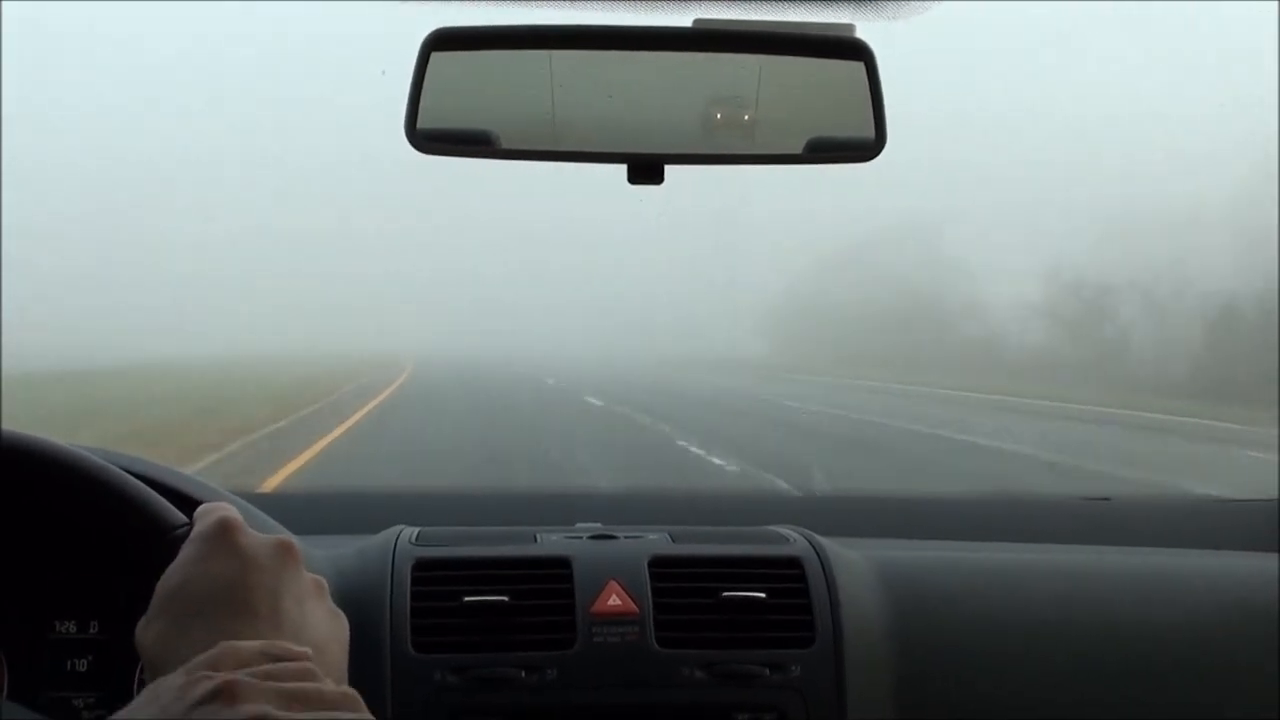
#> input picture frame 128 of Object Detectection/object_detection_video.mp4, 1280 x 720 px, given in place of the camera
$ python dehaze.py
#> lines starting #> are read from the running program, lines starting #| are printed output that depends on the picture
#> in main, frame is the input picture: shape (720, 1280, 3); mean B, G, R 130.2, 131.2, 122.2
import argparse
import time
from pathlib import Path

import cv2
import numpy as np


def clahe_enhance(frame, clip_limit=2.0, grid_size=(8, 8)):
    """CIMFR-style HSV + CLAHE enhancement."""
    hsv = cv2.cvtColor(frame, cv2.COLOR_BGR2HSV)
    h, s, v = cv2.split(hsv)

    clahe = cv2.createCLAHE(
        clipLimit=float(clip_limit),
        tileGridSize=tuple(grid_size)
    )
    v_enh = clahe.apply(v)

    enhanced = cv2.cvtColor(
        cv2.merge((h, s, v_enh)),
        cv2.COLOR_HSV2BGR
    )
    return enhanced


def simplest_color_balance(frame, percent=1.0):
    """Percentile color balancing, vectorized for real-time use."""
    if percent <= 0 or percent >= 100:
        return frame

    half = percent / 200.0
    output_channels = []

    for channel in cv2.split(frame):
        flat = np.sort(channel.reshape(-1))
        n = flat.size

        low_idx = max(0, int(n * half))
        high_idx = min(n - 1, int(n * (1.0 - half)))

        low = float(flat[low_idx])
        high = float(flat[high_idx])

        channel = np.clip(channel, low, high).astype(np.float32)
        channel = cv2.normalize(
            channel, None, 0, 255, cv2.NORM_MINMAX
        ).astype(np.uint8)

        output_channels.append(channel)

    return cv2.merge(output_channels)


def estimate_visibility_proxy(frame):
    """
    Image-only visibility proxy.
    This is NOT a calibrated physical visibility measurement in metres.
    Higher values generally indicate stronger visible local structure.
    """
    gray = cv2.cvtColor(frame, cv2.COLOR_BGR2GRAY)

    contrast = float(np.std(gray))
#> contrast = 77.63

    edges = cv2.Canny(gray, 80, 160)
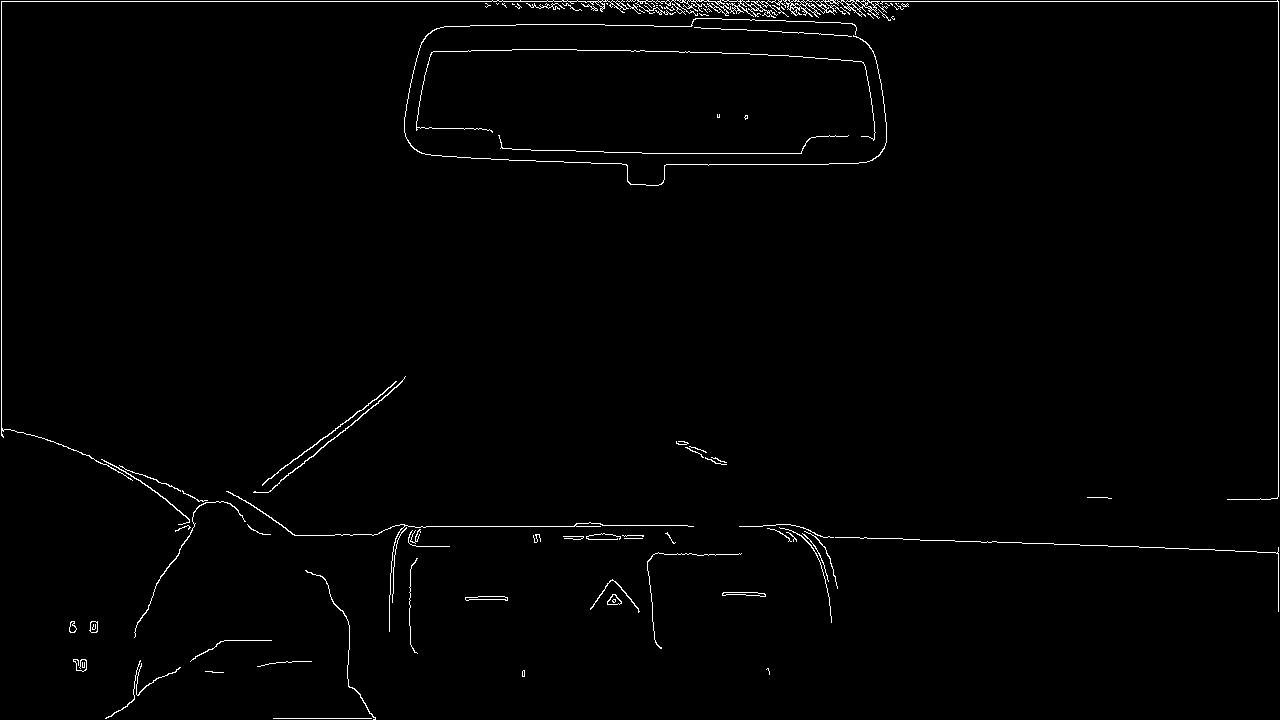
#> edges: shape (720, 1280); 1.2% white in thin lines or dots
    edge_density = float(np.mean(edges > 0))
#> edge_density = 0.0121

    score = 0.7 * contrast + 300.0 * edge_density
#> score = 57.97
    return score


def adaptive_enhance(frame):
    """
    Adaptive enhancement:
    - Always apply moderate CLAHE.
    - Apply stronger color balance when the image has low structure.
    """
    proxy = estimate_visibility_proxy(frame)
#> proxy = 57.97

    base = clahe_enhance(
        frame,
        clip_limit=2.0,
        grid_size=(8, 8)
    )
#> in clahe_enhance, `h, s, v = cv2.split(hsv)`:
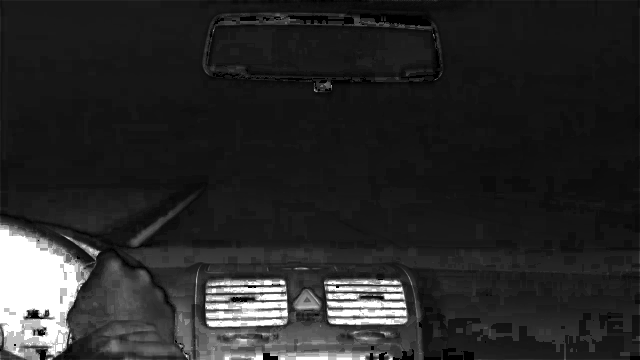
#> s: shape (720, 1280) (shown at 1/2 size); min 0, max 255, mean 40.4

    # Thresholds are prototype values, not mine-certified limits.
    if proxy < 65:
        base = clahe_enhance(
            base,
            clip_limit=3.0,
            grid_size=(8, 8)
        )
        base = simplest_color_balance(base, percent=1.0)
#> the loop in simplest_color_balance, `for channel in cv2.split(frame):` made 3 passes
#> (low, high) on passes 1 to 3: (6, 243), (0, 240), (2, 234)
#> pass 1, in simplest_color_balance, `channel = np.clip(channel, low, high).astype(np.float32)`:
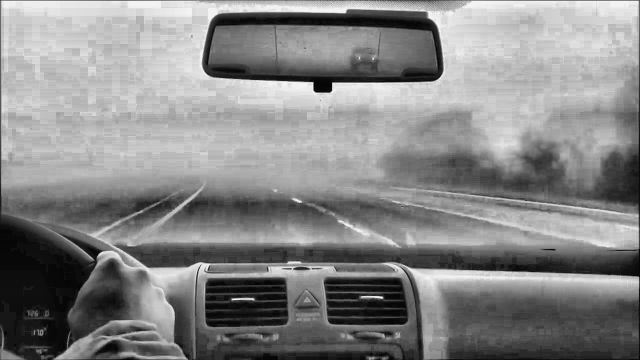
#> channel: shape (720, 1280) float32 (shown at 1/2 size); min 6, max 243, mean 134.2
#> after the loop in simplest_color_balance, `for channel in cv2.split(frame):`: output_channels = 3 items
    elif proxy < 90:
        base = simplest_color_balance(base, percent=0.7)

    return base, proxy


def open_source(source):
    try:
        return int(source)
    except ValueError:
        return source


def main():
    parser = argparse.ArgumentParser(
        description="NMDC HEMM Task 1 - Fog Dehazing/Enhancement"
    )
    parser.add_argument(
        "--source",
        default="0",
        help="0 for webcam, or path to a foggy video/image stream"
    )
    parser.add_argument(
        "--mode",
        choices=["clahe", "adaptive"],
        default="adaptive",
        help="enhancement mode"
    )
    parser.add_argument(
        "--output",
        default="outputs/enhanced_output.mp4",
        help="output video filename"
    )
    parser.add_argument(
        "--side-by-side",
        action="store_true",
        help="display original and enhanced frames together"
    )
    args = parser.parse_args()

    source = open_source(args.source)
    cap = cv2.VideoCapture(source)

    if not cap.isOpened():
        raise RuntimeError(f"Could not open source: {args.source}")

    Path(args.output).parent.mkdir(parents=True, exist_ok=True)

    fps_in = cap.get(cv2.CAP_PROP_FPS)
    if not fps_in or fps_in <= 1:
        fps_in = 25.0

    width = int(cap.get(cv2.CAP_PROP_FRAME_WIDTH))
    height = int(cap.get(cv2.CAP_PROP_FRAME_HEIGHT))

    writer_size = (width * 2, height) if args.side_by_side else (width, height)

    writer = cv2.VideoWriter(
        args.output,
        cv2.VideoWriter_fourcc(*"mp4v"),
        fps_in,
        writer_size
    )

    frame_count = 0
    t0 = time.perf_counter()

    while True:
        ok, frame = cap.read()
        if not ok:
            break

        if args.mode == "clahe":
            enhanced = clahe_enhance(frame)
            proxy = estimate_visibility_proxy(frame)
        else:
            enhanced, proxy = adaptive_enhance(frame)
#> proxy = 57.97

        elapsed = time.perf_counter() - t0
        fps_proc = (frame_count + 1) / elapsed if elapsed > 0 else 0.0

        display_enhanced = enhanced.copy()
        cv2.putText(
            display_enhanced,
            f"Mode: {args.mode}",
            (20, 30),
            cv2.FONT_HERSHEY_SIMPLEX,
            0.7,
            (0, 255, 0),
            2
        )
        cv2.putText(
            display_enhanced,
            f"Proxy visibility: {proxy:.1f}",
            (20, 60),
            cv2.FONT_HERSHEY_SIMPLEX,
            0.65,
            (0, 255, 255),
            2
        )
        cv2.putText(
            display_enhanced,
            f"Processing FPS: {fps_proc:.1f}",
            (20, 90),
            cv2.FONT_HERSHEY_SIMPLEX,
            0.65,
            (255, 255, 255),
            2
        )
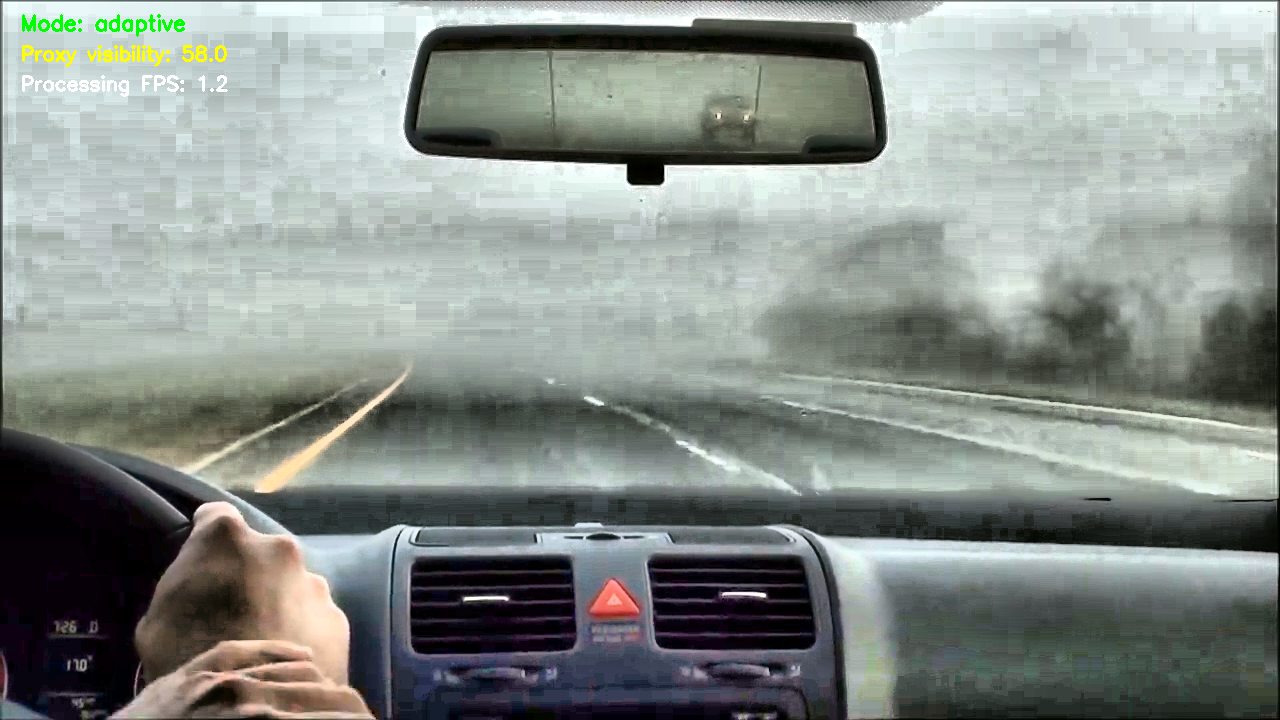
#> display_enhanced: shape (720, 1280, 3); mean B, G, R 136.9, 141.7, 134.6

        if args.side_by_side:
            display_original = frame.copy()
            cv2.putText(
                display_original,
                "Original",
                (20, 30),
                cv2.FONT_HERSHEY_SIMPLEX,
                0.7,
                (0, 0, 255),
                2
            )
            view = np.hstack((display_original, display_enhanced))
        else:
            view = display_enhanced

        writer.write(view)
        cv2.imshow("NMDC HEMM - Fog Enhancement", view)

        key = cv2.waitKey(1) & 0xFF
#> (key q is pressed here)
        if key in (27, ord("q")):
            break

        frame_count += 1

    cap.release()
    writer.release()
    cv2.destroyAllWindows()

    print(f"Saved enhanced video to: {args.output}")
    print(f"Processed frames: {frame_count}")


if __name__ == "__main__":
    main()

$ run again, starting later in the video
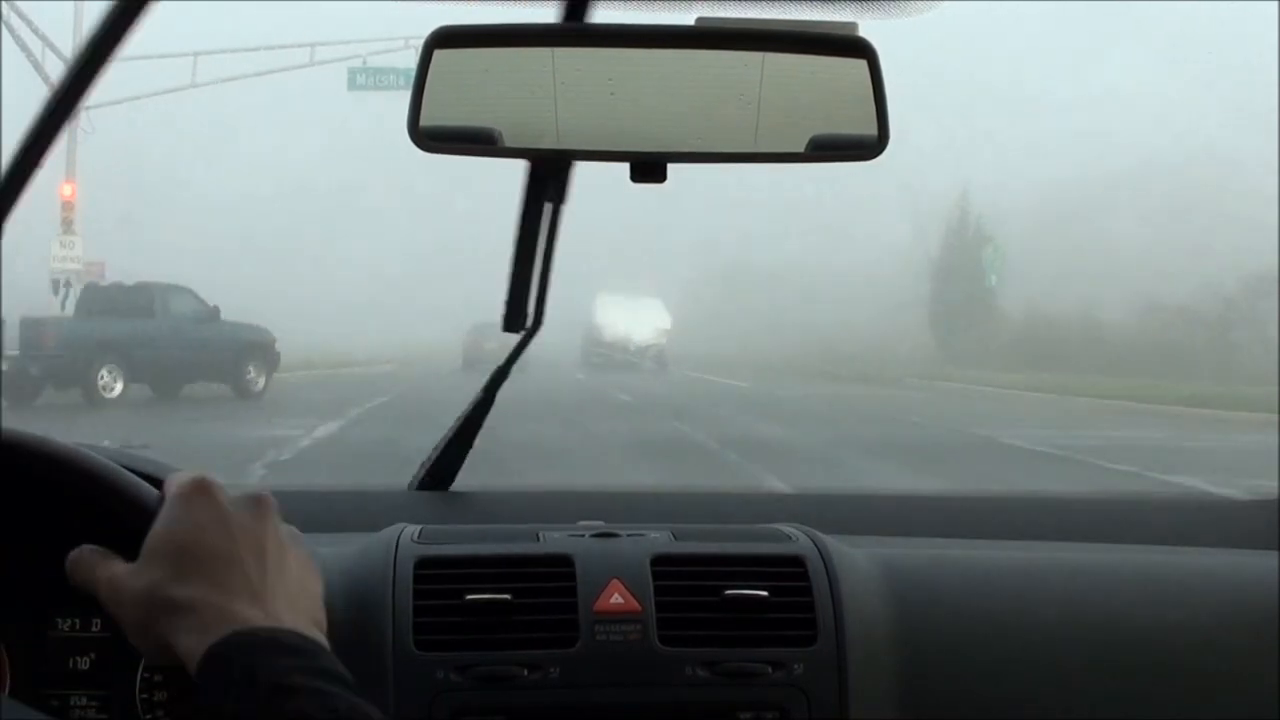
#> input picture frame 578 of Object Detectection/object_detection_video.mp4, 1280 x 720 px, given in place of the camera
#> in main, frame is the input picture: shape (720, 1280, 3); mean B, G, R 125.6, 125.9, 116.6
#> contrast = 76.23
#> in estimate_visibility_proxy, `edges = cv2.Canny(gray, 80, 160)`:
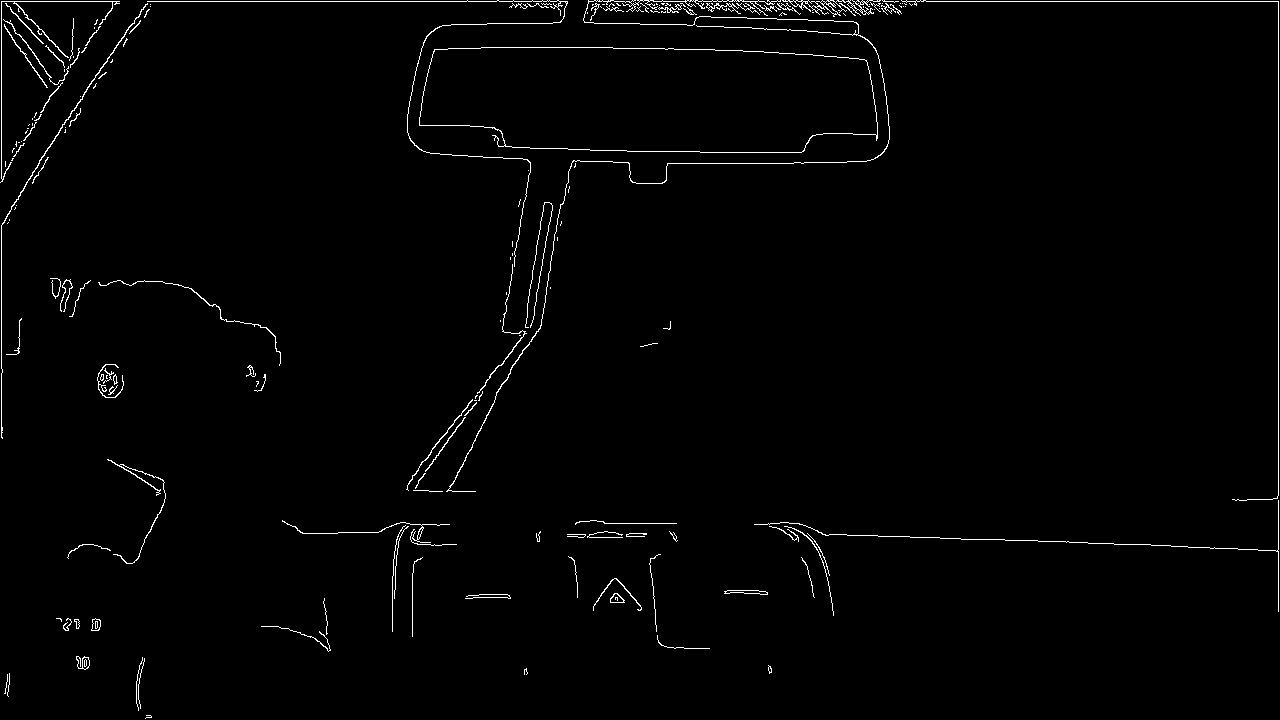
#> edges: shape (720, 1280); 1.4% white in thin lines or dots
#> edge_density = 0.0139
#> score = 57.53
#> hsv: shape (720, 1280, 3); mean H, S, V 87.3, 40.1, 127.7
#> hsv: shape (720, 1280, 3); mean H, S, V 87.6, 41.6, 132.8
#> the loop in simplest_color_balance, `for channel in cv2.split(frame):` made 3 passes
#> (low, high) on passes 1 to 3: (5, 245), (0, 242), (0, 230)
#> after the loop in simplest_color_balance, `for channel in cv2.split(frame):`: output_channels = 3 items
#> in main, `enhanced, proxy = adaptive_enhance(frame)`: proxy = 57.53
#> in main, `cv2.putText( display_enhanced, f"Processing FPS: {fps_proc:.1f}", (20,..`:
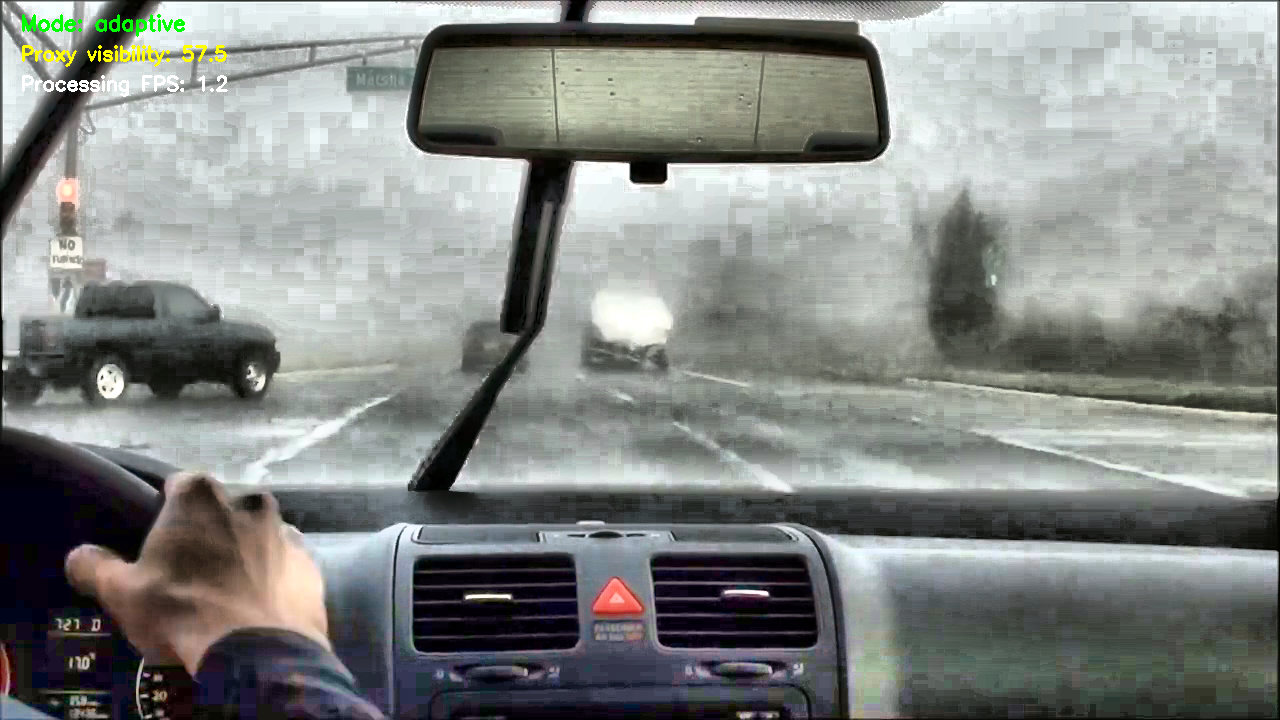
#> display_enhanced: shape (720, 1280, 3); mean B, G, R 133.2, 136.3, 132.8
